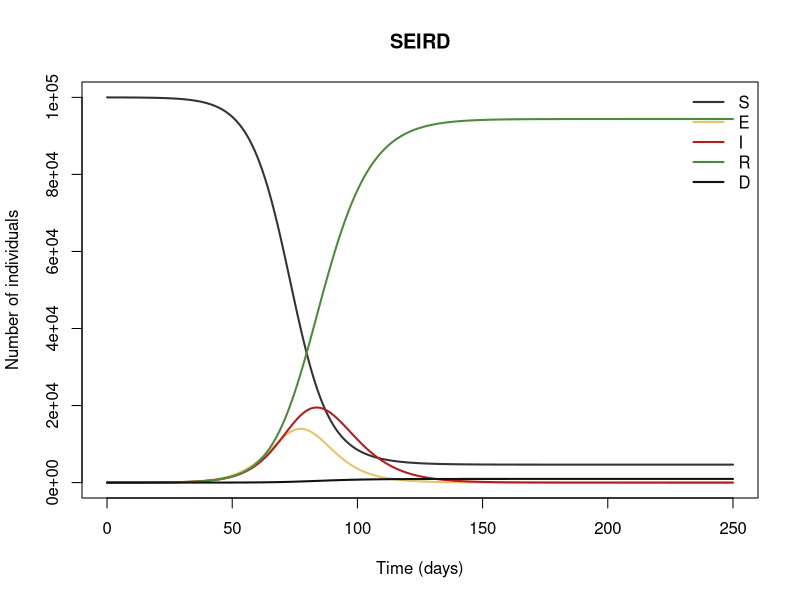
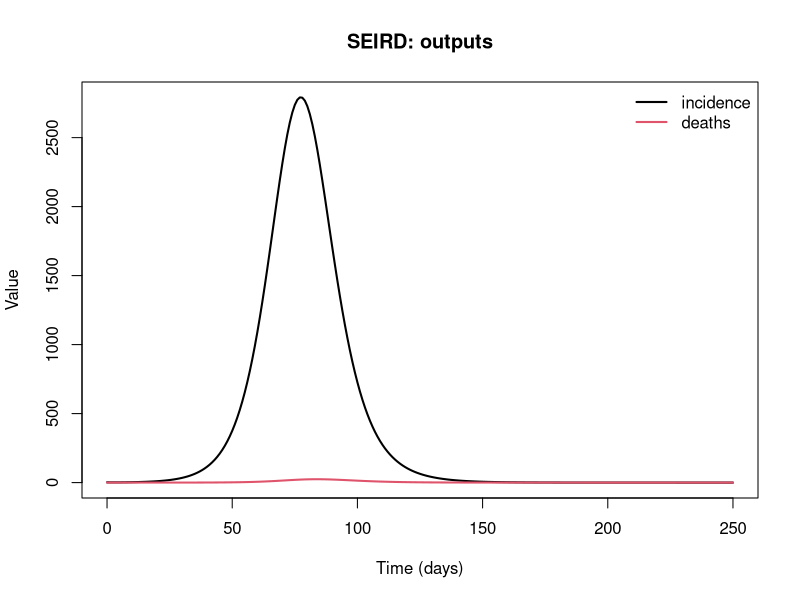

Recreate these plots in R, in order.
## SEIRD
## SEIR with disease-induced deaths.
## Reference: Keeling & Rohani (2008), Modeling Infectious Diseases in Humans and Animals, §2.5
##
## Generated from a compartmental model diagram (model format v1).
## Regenerating from the same diagram always gives this exact file.
##
## Compartments: S, E, I, R, D
## Flows (time unit: days):
##   S -> E  : lam * S
##   E -> I  : sigma * E
##   I -> R  : gamma * (1 - cfr) * I
##   I -> D  : gamma * cfr * I

library(deSolve)

# ---- Time ------------------------------------------------------------
times <- seq(0, 250, by = 1)  # days

# ---- Parameters ------------------------------------------------------
parameters <- c(
  beta = 0.4,     # transmission rate per day
  sigma = 1 / 5,  # 1/(latent period)
  gamma = 1 / 8,  # rate of leaving the infectious state
  cfr = 0.01      # case fatality ratio
)

# ---- Initial conditions ----------------------------------------------
state <- c(
  S = 99990,  # Susceptible
  E = 10,     # Exposed
  I = 0,      # Infectious
  R = 0,      # Recovered
  D = 0       # Dead
)

# ---- Model equations -------------------------------------------------
seird_model <- function(t, state, parameters) {
  with(as.list(c(state, parameters)), {
    # Total population
    N <- S + E + I + R

    # Derived quantities
    lam <- beta * I / N  # force of infection

    # Flows recorded as outputs
    incidence <- sigma * E
    deaths <- gamma * cfr * I

    # Rates of change
    dS <- -lam * S
    dE <- lam * S - sigma * E
    dI <- sigma * E - gamma * (1 - cfr) * I - gamma * cfr * I
    dR <- gamma * (1 - cfr) * I
    dD <- gamma * cfr * I

    list(c(dS, dE, dI, dR, dD), c(incidence = incidence, deaths = deaths))
  })
}

# ---- Solve -----------------------------------------------------------
out <- ode(y = state, times = times, func = seird_model, parms = parameters)
out <- as.data.frame(out)

# ---- Plot ------------------------------------------------------------
compartment_cols <- c(S = "#333333", E = "#E8C468", I = "#B71C1C", R = "#4E8A3E", D = "#111111")
matplot(out$time, out[, names(compartment_cols)], type = "l", lty = 1, lwd = 2,
        col = compartment_cols, xlab = "Time (days)", ylab = "Number of individuals",
        main = "SEIRD")
legend("topright", legend = names(compartment_cols), col = compartment_cols,
       lty = 1, lwd = 2, bty = "n")

output_names <- c("incidence", "deaths")
matplot(out$time, out[, output_names, drop = FALSE], type = "l", lty = 1, lwd = 2,
        col = seq_along(output_names), xlab = "Time (days)", ylab = "Value",
        main = "SEIRD: outputs")
legend("topright", legend = output_names, col = seq_along(output_names),
       lty = 1, lwd = 2, bty = "n")
